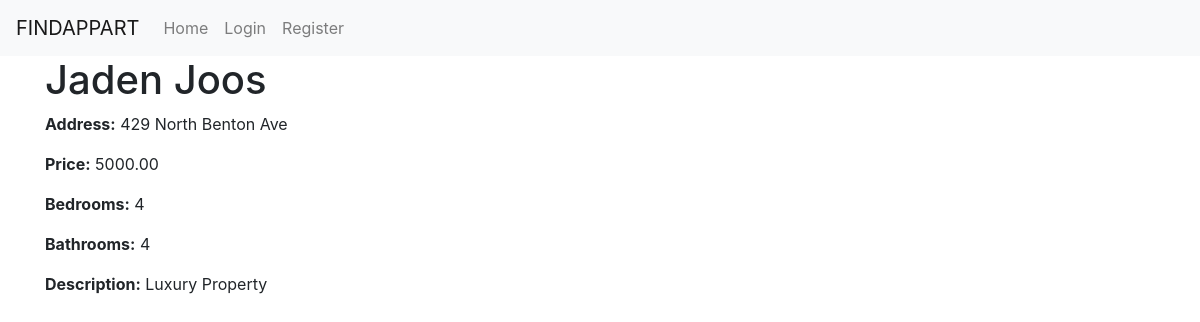
The app's page /property/12/ with its own data.
### app1/models.py (models this page shows, shortened)
class Property(models.Model):
    user = models.ForeignKey(User, on_delete=models.CASCADE)
    name = models.CharField(max_length=255, blank=True, null=True)
    phone = models.CharField(max_length=20, blank=True, null=True)
    email = models.EmailField(blank=True, null=True)
    address = models.CharField(max_length=255, blank=True, null=True)
    price = models.DecimalField(max_digits=10, decimal_places=2, blank=True, null=True)
    bedrooms = models.IntegerField(blank=True, null=True)
    bathrooms = models.IntegerField(blank=True, null=True)
    description = models.TextField(blank=True, null=True)
    photo = models.ImageField(upload_to='property_photos', blank=True, null=True)
    objects = models.Manager()

### app1/views.py (the view)
# urls.py: path('property/<int:property_id>/', views.property_detail, name='property_detail'),
def property_detail(request, property_id):
    property = get_object_or_404(Property, id=property_id)
    return render(request, 'app1/property_detail.html', {'property': property})

### templates/app1/property_detail.html (shortened to what this page needs)
{% extends "base.html" %}
{% block content %}
    <h1>{{ property.name }}</h1>
    <p><strong>Address:</strong> {{ property.address }}</p>
    <p><strong>Price:</strong> {{ property.price }}</p>
    <p><strong>Bedrooms:</strong> {{ property.bedrooms }}</p>
    <p><strong>Bathrooms:</strong> {{ property.bathrooms }}</p>
    <p><strong>Description:</strong> {{ property.description }}</p>
{% endblock %}

### records on screen
Property: name "Jaden Joos", address "429 North Benton Ave", price "5000.00", bedrooms "4", bathrooms "4", description "Luxury Property"
